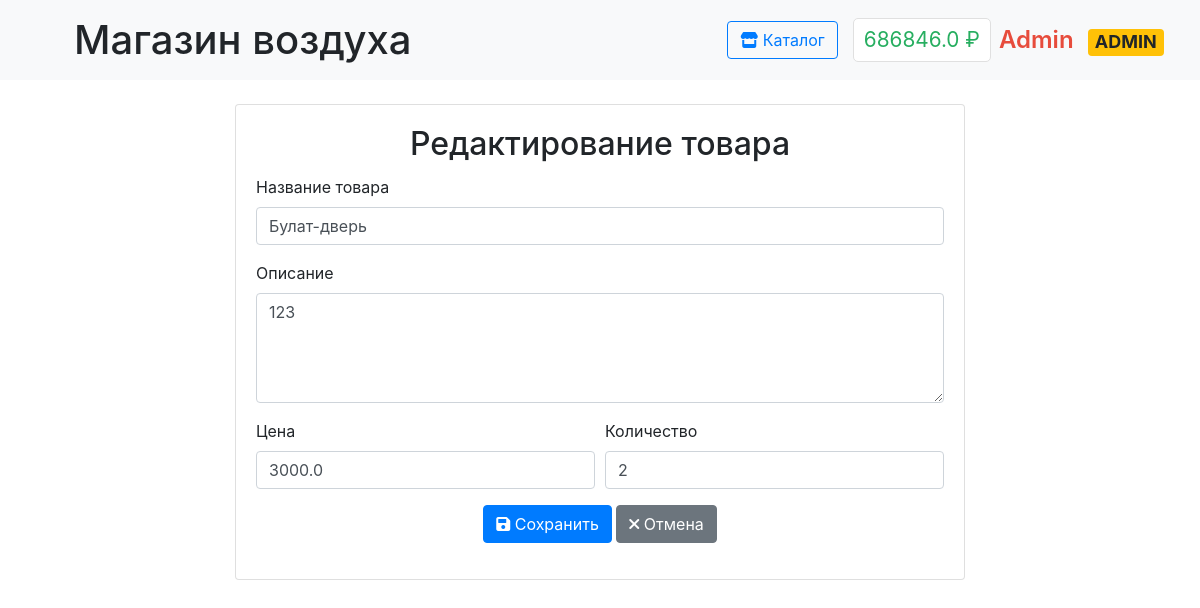
The app's page /admin/product/1/edit (signed in), older data.
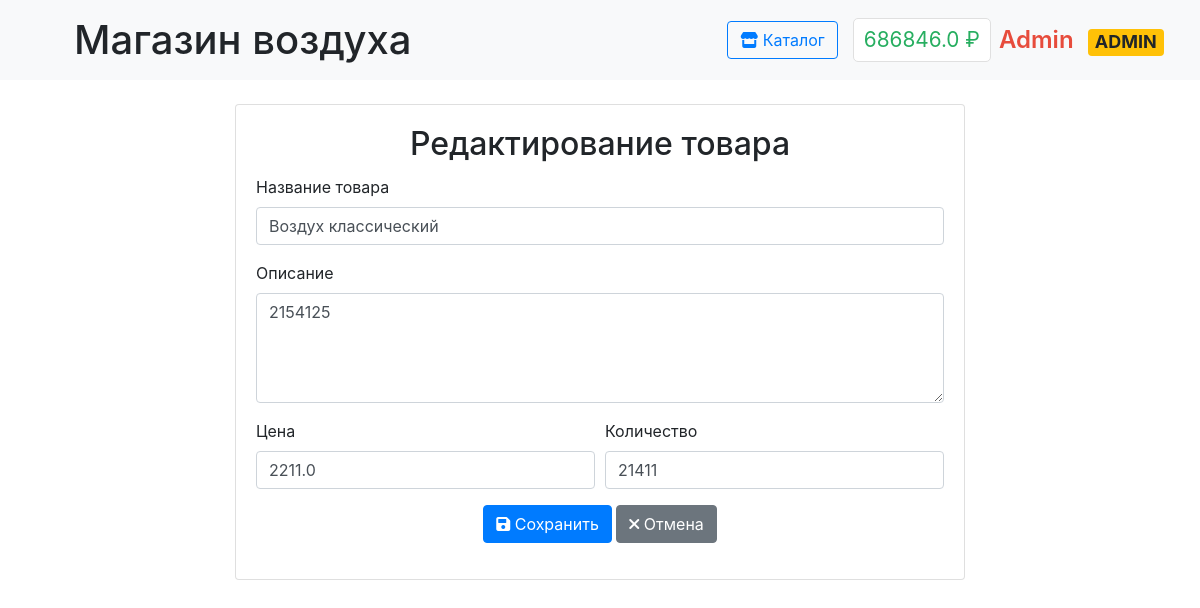
The same page, newer data.
### data/products.py (models this page shows)
class Product(SqlAlchemyBase):
    __tablename__ = 'products'
    id = sa.Column(sa.Integer, primary_key=True, autoincrement=True)
    title = sa.Column(sa.String, nullable=False)
    description = sa.Column(sa.Text)
    price = sa.Column(sa.Float, nullable=False)
    quantity = sa.Column(sa.Integer, default=0)
    image_url = sa.Column(sa.String)
    category = sa.Column(sa.String)
    created_at = sa.Column(sa.DateTime, default=sa.func.now())
    is_available = sa.Column(sa.Boolean, default=True)

### main.py (the view, shortened to what this page needs)
@app.route('/admin/product/<int:id>/edit', methods=['GET', 'POST'])
@login_required
def edit_product(id):
    if not current_user.is_admin:
        abort(403)
    db_sess = db_session.create_session()
    try:
        product = db_sess.get(Product, id)
        if not product:
            logging.warning(f"Попытка редактирования несуществующего товара ID {id}")
            abort(404)
        form = ProductForm(obj=product)
        return render_template('edit_product.html', form=form)
    except Exception as e:
        db_sess.rollback()
        logging.error(f"Ошибка при редактировании товара ID {id}: {str(e)}")
        abort(500)
    finally:
        db_sess.close()

### forms/products.py
class ProductForm(FlaskForm):
    title = StringField('Название товара', validators=[DataRequired()])
    description = TextAreaField('Описание')
    price = FloatField('Цена', validators=[DataRequired(), NumberRange(min=0.01)])
    quantity = IntegerField('Количество', validators=[NumberRange(min=0)])
    image = FileField('Изображение товара', validators=[
        FileRequired(),
        FileAllowed(['jpg', 'jpeg', 'png', 'gif'], 'Только изображения!')
    ])
    category = SelectField('Категория', choices=[
        ('air', 'Воздух'),
        ('other', 'Другое')
    ], validators=[DataRequired()])
    submit = SubmitField('Добавить товар')

### data/db_session.py (called while the page is built)
def create_session() -> Session:
    global __factory
    return __factory()

### main.py (called while the page is built)
@login_manager.user_loader
def load_user(user_id):
    db_sess = db_session.create_session()
    return db_sess.get(User, user_id)

### templates/edit_product.html (shortened to what this page needs)
{% extends "base.html" %}
{% block content %}
<div class="container">
    <div class="row justify-content-center">
        <div class="col-md-8">
            <div class="card mt-4">
                <div class="card-body">
                    <h2 class="card-title text-center">Редактирование товара</h2>
                    <form method="POST" enctype="multipart/form-data">
                        <div class="form-group">
                            {{ form.title.label }}
                            {{ form.title(class="form-control") }}
                        </div>
                        <div class="form-group">
                            {{ form.description.label }}
                            {{ form.description(class="form-control", rows=4) }}
                        </div>
                        <div class="form-row">
                            <div class="form-group col-md-6">
                                {{ form.price.label }}
                                {{ form.price(class="form-control") }}
                            </div>
                            <div class="form-group col-md-6">
                                {{ form.quantity.label }}
                                {{ form.quantity(class="form-control") }}
                            </div>
                        </div>
                        <div class="form-group text-center">
                            <button type="submit" class="btn btn-primary">
                                <i class="fas fa-save"></i> Сохранить
                            </button>
                            <a href="{{ url_for('admin_panel') }}" class="btn btn-secondary">
                                <i class="fas fa-times"></i> Отмена
                            </a>
                        </div>
                    </form>
                </div>
            </div>
        </div>
    </div>
</div>
{% endblock %}

Row changes from the older to the newer data that the page shows:
changed Product: title "Булат-дверь" → "Воздух классический"; description "123" → "2154125"; price "3000.0" → "2211.0"; quantity "2" → "21411"
